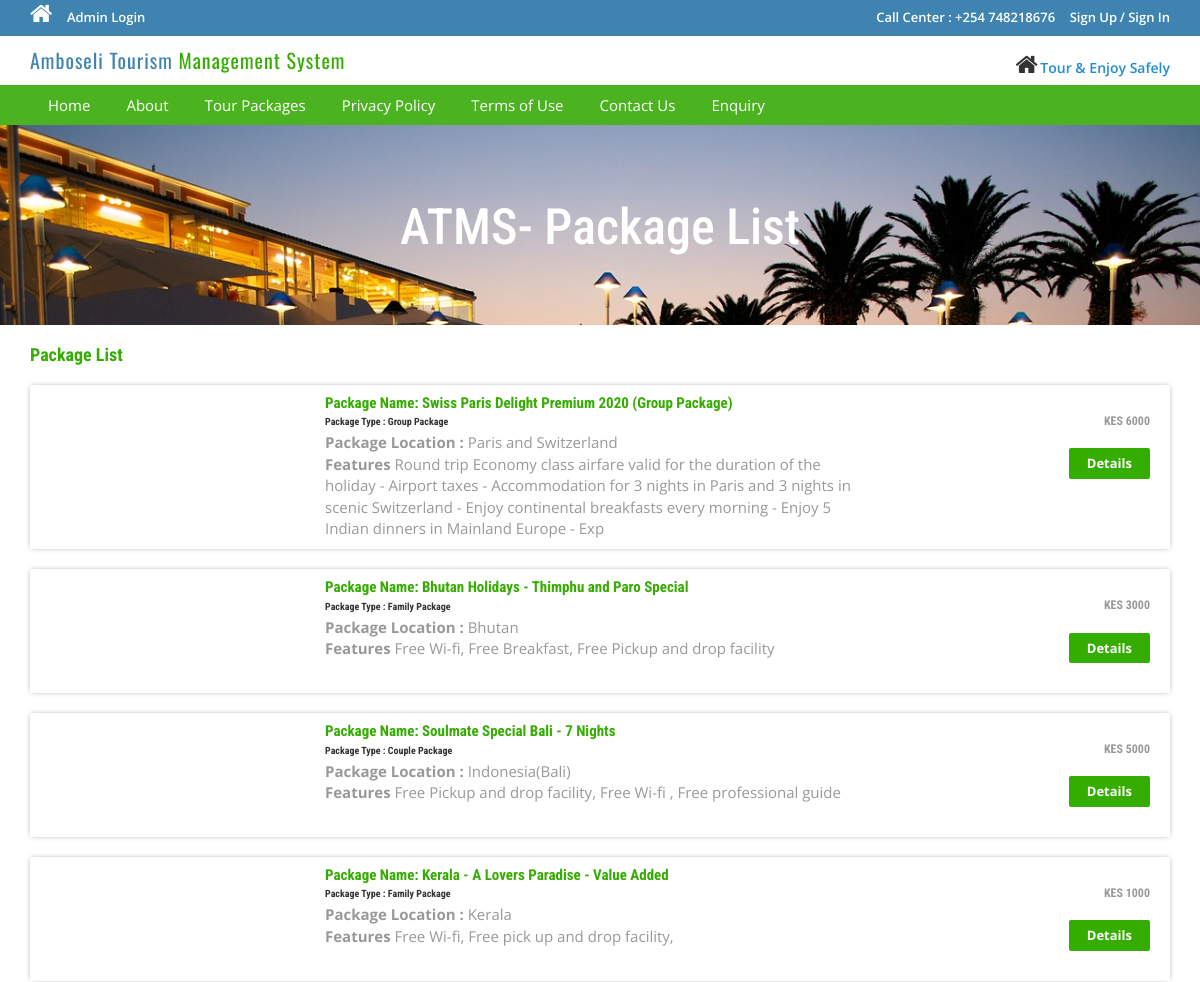
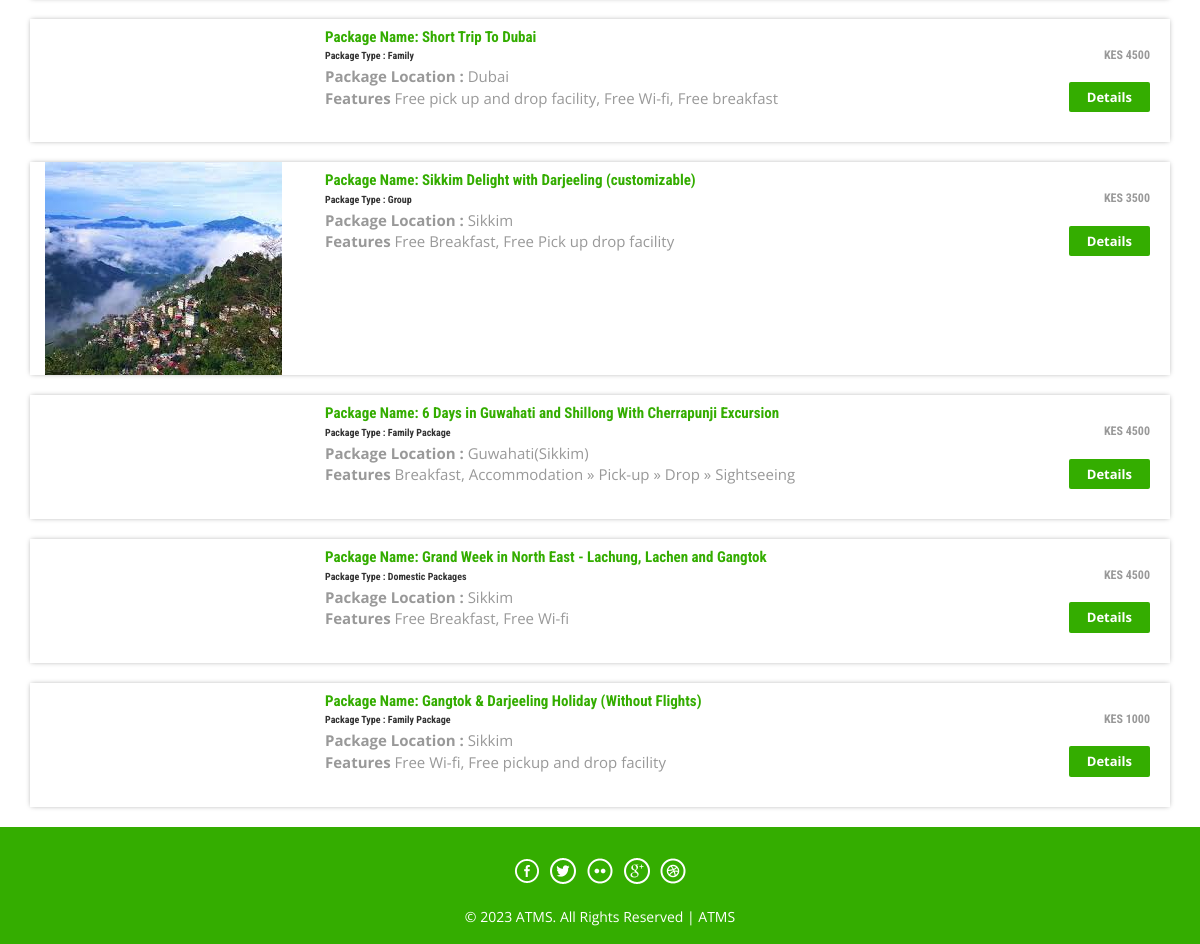
The page /tms/package-list.php on the database its author committed (2 pictures, top to bottom).
### tables this page shows
CREATE TABLE `tbltourpackages` (
  `PackageId` int(11) NOT NULL,
  `PackageName` varchar(200) DEFAULT NULL,
  `PackageType` varchar(150) DEFAULT NULL,
  `PackageLocation` varchar(100) DEFAULT NULL,
  `PackagePrice` int(11) DEFAULT NULL,
  `PackageFetures` varchar(255) DEFAULT NULL,
  `PackageDetails` mediumtext DEFAULT NULL,
  `PackageImage` varchar(100) DEFAULT NULL,
  `Creationdate` timestamp NULL DEFAULT current_timestamp(),
  `UpdationDate` timestamp NULL DEFAULT NULL ON UPDATE current_timestamp()
);

### tms/package-list.php (the view, shortened to what this page needs)
<?php
include('includes/config.php');
?>
<!DOCTYPE HTML>
<html>
<head>
<link href="css/bootstrap.css" rel='stylesheet' type='text/css' />
<link href="css/style.css" rel='stylesheet' type='text/css' />
<link href="css/font-awesome.css" rel="stylesheet">
<link href="css/animate.css" rel="stylesheet" type="text/css" media="all">
</head>
<body>
<?php include('includes/header.php');?>
<div class="banner-3">
	<div class="container">
		<h1 class="wow zoomIn animated animated" data-wow-delay=".5s" style="visibility: visible; animation-delay: 0.5s; animation-name: zoomIn;"> ATMS- Package List</h1>
	</div>
</div>
<div class="rooms">
	<div class="container">
		<div class="room-bottom">
			<h3>Package List</h3>
<?php $sql = "SELECT * from tbltourpackages";
$query = $dbh->prepare($sql);
$query->execute();
$results=$query->fetchAll(PDO::FETCH_OBJ);
if($query->rowCount() > 0)
{
foreach($results as $result)
{	?>
			<div class="rom-btm">
				<div class="col-md-3 room-left wow fadeInLeft animated" data-wow-delay=".5s">
					<img src="admin/pacakgeimages/<?php echo htmlentities($result->PackageImage);?>" class="img-responsive" alt="">
				</div>
				<div class="col-md-6 room-midle wow fadeInUp animated" data-wow-delay=".5s">
					<h4>Package Name: <?php echo htmlentities($result->PackageName);?></h4>
					<h6>Package Type : <?php echo htmlentities($result->PackageType);?></h6>
					<p><b>Package Location :</b> <?php echo htmlentities($result->PackageLocation);?></p>
					<p><b>Features</b> <?php echo htmlentities($result->PackageFetures);?></p>
				</div>
				<div class="col-md-3 room-right wow fadeInRight animated" data-wow-delay=".5s">
					<h5>KES <?php echo htmlentities($result->PackagePrice);?></h5>
					<a href="package-details.php?pkgid=<?php echo htmlentities($result->PackageId);?>" class="view">Details</a>
				</div>
				<div class="clearfix"></div>
			</div>
<?php }} ?>
		</div>
	</div>
</div>
<?php include('includes/footer.php');?>
</body>
</html>

### tms/includes/header.php (shortened to what this page needs)
<?php if($_SESSION['login'])
{?>
<div class="top-header">
	<div class="container">
		<ul class="tp-hd-lft wow fadeInLeft animated" data-wow-delay=".5s">
			<li class="hm"><a href="index.php"><i class="fa fa-home"></i></a></li>
			<li class="prnt"><a href="profile.php">My Profile</a></li>
				<li class="prnt"><a href="change-password.php">Change Password</a></li>
			<li class="prnt"><a href="tour-history.php">My Tour History</a></li>
			<li class="prnt"><a href="issuetickets.php">Issue Tickets</a></li>
		</ul>
		<ul class="tp-hd-rgt wow fadeInRight animated" data-wow-delay=".5s">
			<li class="tol">Welcome :</li>
			<li class="sig"><?php echo htmlentities($_SESSION['login']);?></li>
			<li class="sigi"><a href="logout.php" >/ Logout</a></li>
        </ul>
		<div class="clearfix"></div>
	</div>
</div><?php } else {?>
<div class="top-header">
	<div class="container">
		<ul class="tp-hd-lft wow fadeInLeft animated" data-wow-delay=".5s">
			<li class="hm"><a href="index.php"><i class="fa fa-home"></i></a></li>
				<li class="hm"><a href="admin/index.php">Admin Login</a></li>
		</ul>
		<ul class="tp-hd-rgt wow fadeInRight animated" data-wow-delay=".5s">
			<li class="tol">Call Center : +254 748218676</li>
			<li class="sig"><a href="#" data-toggle="modal" data-target="#myModal" >Sign Up</a></li>
			<li class="sigi"><a href="#" data-toggle="modal" data-target="#myModal4" >/ Sign In</a></li>
        </ul>
		<div class="clearfix"></div>
	</div>
</div>
<?php }?>
<div class="header">
	<div class="container">
		<div class="logo wow fadeInDown animated" data-wow-delay=".5s">
			<a href="index.php">Amboseli Tourism <span>Management System</span></a>
		</div>
		<div class="lock fadeInDown animated" data-wow-delay=".5s">
			<li><i class="fa fa-home"></i></li>
            <li><div class="securetxt">Tour &amp; Enjoy Safely</div></li>
		</div>
		<div class="clearfix"></div>
	</div>
</div>
<div class="footer-btm wow fadeInLeft animated" data-wow-delay=".5s">
	<div class="container">
	<div class="navigation">
			<nav class="navbar navbar-default">
				<div class="collapse navbar-collapse nav-wil" id="bs-example-navbar-collapse-1">
					<nav class="cl-effect-1">
						<ul class="nav navbar-nav">
							<li><a href="index.php">Home</a></li>
							<li><a href="page.php?type=aboutus">About</a></li>
								<li><a href="package-list.php">Tour Packages</a></li>
								<li><a href="page.php?type=privacy">Privacy Policy</a></li>
								<li><a href="page.php?type=terms">Terms of Use</a></li>
								<li><a href="page.php?type=contact">Contact Us</a></li>
								<?php if($_SESSION['login'])
{?>
								<li>Need Help?<a href="#" data-toggle="modal" data-target="#myModal3"> / Write Us </a>  </li>
								<?php } else { ?>
								<li><a href="enquiry.php"> Enquiry </a>  </li>
								<?php } ?>
								<div class="clearfix"></div>
						</ul>
					</nav>
				</div>
			</nav>
		</div>
	</div>
</div>

### tms/includes/footer.php (shortened to what this page needs)
<div class="copy-right">
		<div class="footer-social-icons wow fadeInDown animated animated" data-wow-delay=".5s" style="visibility: visible; animation-delay: 0.1s; animation-name: fadeInDown;">
			<br>
			<ul>
				<li><a class="facebook" href="#"><span>Facebook</span></a></li>
				<li><a class="twitter" href="#"><span>Twitter</span></a></li>
				<li><a class="flickr" href="#"><span>Flickr</span></a></li>
				<li><a class="googleplus" href="#"><span>Google+</span></a></li>
				<li><a class="dribbble" href="#"><span>Dribbble</span></a></li>
			</ul><br>
			 <p>&copy; 2023 ATMS. All Rights Reserved |  <a href="#">ATMS</a> </p>
		</div>
	</div>

### tms/css/style.css (style rules this page uses)
login-right html, body { font-size: 100%; background: #fff; font-family: 'Open Sans', sans-serif; }
body a,.grid_1,plan_1,plan_1.one,plan_1.two,i.icon1, i.icon2, i.icon3, i.icon4, i.icon5, i.icon6 { transition:0.5s all; -webkit-transition:0.5s all; -moz-transition:0.5s all; -o-transition:0.5s all; -ms-transition:0.5s all; }
h1,h2,h3,h4,h5,h6 { margin:0; font-family: 'Roboto Condensed', sans-serif; }
p { margin:0; }
ul { margin:0; padding:0; }
.logo a { color: #3F84B1; letter-spacing: 1px; font-size: 2em; font-weight: 400; display: block; text-decoration: none; font-family: 'Oswald', sans-serif; }
.logo span { color:#34ad00; }
i.fa.fa-home { font-size: 24px; }
.top-header { background-color: #3F84B1; border-bottom: 0 none; height: 36px; line-height: 35px; }
ul.tp-hd-lft { float: left; }
ul.tp-hd-lft li { display: inline-block; }
li.hm,li.prnt { margin-right: 12px; }
ul.tp-hd-lft a { font-size: 13px; font-weight: 600; color:#fff; }
ul.tp-hd-rgt { float:right; }
ul.tp-hd-rgt li { display: inline-block; font-size: 13px; font-weight: 600; color:#fff; }
ul.tp-hd-rgt a { font-size: 13px; font-weight: 600; color:#fff; }
li.ned,li.wrt,li.tol { margin-right: 12px; }
.header { background-color: #fff; margin: 0; padding: 10px 0 8px; }
.logo a { display: block; }
.logo { float: left; margin-right: 60px; }
.lock { float: right; margin-top: 7px; }
.securetxt { color: #1f8dd6; line-height: 18px; margin-top: 0px; font-size: 14px; font-weight:600; }
.lock li { display: inline-block; }
.footer-btm li { display: inline-block; margin: 0 10px; font-size: 14px; color: #fff; }
.footer-btm li a { font-size: 15px; color: #fff; display: inline-block; padding: 5px 8px; }
.footer-btm { background:#4CB320; padding: 0.5em 0; text-align:center; }
.copy-right p { color:#fff; font-size:14px; line-height: 1.8em; }
.copy-right p a { color: #fff; }
.copy-right { background:#34ad00; text-align: center; padding: 0.5em 0; }
a.view { padding: 6px 18px; font-weight: 700; color: #fff; background-color: #34ad00; border: 0; font-size: 13px; border-radius: 2px; -webkit-transition: all .2s; -moz-transition: all .2s; transition: all .2s; margin-top: 20px; display: inline-block; }
.banner-3 { background: url(../images/6.jpg)no-repeat; background-size: cover; -webkit-background-size: cover; -o-background-size: cover; -ms-background-size: cover; -moz-background-size: cover; min-height:200px; }
.banner-3 h1 { font-size: 50px; margin-bottom: 40px; padding: 1.5em 0 0; text-align: center; color: #fff; }
.rom-btm { margin-top: 2em; box-shadow: 0px 0px 5px -1px rgba(0, 0, 0, 0.37); }
.room-bottom h3 { font-size: 1.8em; font-weight: 700; color: #34ad00; }
.room-bottom { padding: 2em 0; }
.rom-btm h4 { font-size: 1.5em; font-weight: 700; color: #34ad00; }
.rom-btm p { font-size: 15px; color: #999; }
.rom-btm h6 { font-size: 1em; font-weight: 700; margin: 0.5em 0; }
.room-right { text-align: right; padding: 3em 2em; }
.room-midle { padding: 1em; }
.rom-btm h5 { font-size: 1.2em; font-weight: 700; color: #999; }
.footer-social-icons ul li { display:inline-block; margin:0 0.2em; }
.footer-social-icons ul li a { width:30px; height:30px; background:url('../images/img-sprite.png') no-repeat 0px 0px; display:inline-block; position: relative; }
.footer-social-icons ul li a.facebook { background-position:0px 0px; }
.footer-social-icons ul li a.twitter { background-position:-30px 0px; }
.footer-social-icons ul li a.flickr { background-position:-60px 0px; }
.footer-social-icons ul li a.googleplus { background-position:-90px 0px; }
.footer-social-icons ul li a.dribbble { background-position:-120px 0px; }
.footer-social-icons { margin: 10px 0 10px; }
.navbar-default { background-color: #4CB320 !important; border-color: #4CB320 !important; }
.navbar { min-height: 0px !important; margin-bottom:0px !important; border-radius:0px !important; border: none !important; }
ul.nav.navbar-nav li a { font-size: 15px ; color: #fff; display: inline-block; padding: 5px 8px; }
.navbar-collapse { padding-right: 0px !important; padding-left: 0px !important; }

### rows shown on the page
tbltourpackages: PackageName "Swiss Paris Delight Premium 2020 (Group Package)", PackageType "Group Package", PackageLocation "Paris and Switzerland", PackageFetures "Round trip Economy class airfare valid for the duration of the holiday - Airport taxes - Accommodation for 3 nights in Paris and 3 nights in scenic Switzerland - Enjoy continental breakfasts every morning - Enjoy 5 Indian dinners in Mainland Europe - Exp", PackagePrice "6000"
tbltourpackages: PackageName "Bhutan Holidays - Thimphu and Paro Special", PackageType "Family Package", PackageLocation "Bhutan", PackageFetures "Free Wi-fi, Free Breakfast, Free Pickup and drop facility", PackagePrice "3000"
tbltourpackages: PackageName "Soulmate Special Bali - 7 Nights", PackageType "Couple Package", PackageLocation "Indonesia(Bali)", PackageFetures "Free Pickup and drop facility, Free Wi-fi , Free professional guide", PackagePrice "5000"
tbltourpackages: PackageName "Kerala - A Lovers Paradise - Value Added", PackageType "Family Package", PackageLocation "Kerala", PackageFetures "Free Wi-fi, Free pick up and drop facility,", PackagePrice "1000"
tbltourpackages: PackageName "Short Trip To Dubai", PackageType "Family", PackageLocation "Dubai", PackageFetures "Free pick up and drop facility, Free Wi-fi, Free breakfast", PackagePrice "4500"
tbltourpackages: PackageImage (picture), PackageName "Sikkim Delight with Darjeeling (customizable)", PackageType "Group", PackageLocation "Sikkim", PackageFetures "Free Breakfast, Free Pick up drop facility", PackagePrice "3500"
tbltourpackages: PackageName "6 Days in Guwahati and Shillong With Cherrapunji Excursion", PackageType "Family Package", PackageLocation "Guwahati(Sikkim)", PackageFetures "Breakfast, Accommodation » Pick-up » Drop » Sightseeing", PackagePrice "4500"
tbltourpackages: PackageName "Grand Week in North East - Lachung, Lachen and Gangtok", PackageType "Domestic Packages", PackageLocation "Sikkim", PackageFetures "Free Breakfast, Free Wi-fi", PackagePrice "4500"
tbltourpackages: PackageName "Gangtok & Darjeeling Holiday (Without Flights)", PackageType "Family Package", PackageLocation "Sikkim", PackageFetures "Free Wi-fi, Free pickup and drop facility", PackagePrice "1000"
